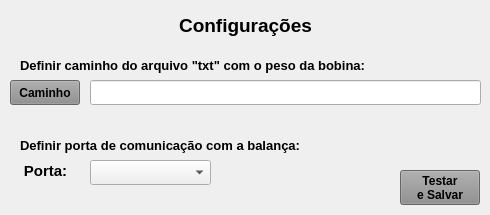
<?xml version="1.0" encoding="UTF-8"?>
<ui version="4.0">
 <class>TelaConfiguraPorta</class>
 <widget class="QMainWindow" name="TelaConfiguraPorta">
  <property name="geometry">
   <rect>
    <x>0</x>
    <y>0</y>
    <width>490</width>
    <height>215</height>
   </rect>
  </property>
  <property name="windowTitle">
   <string>Configurações</string>
  </property>
  <widget class="QWidget" name="centralwidget">
   <widget class="QComboBox" name="combo_Portas">
    <property name="geometry">
     <rect>
      <x>90</x>
      <y>160</y>
      <width>121</width>
      <height>25</height>
     </rect>
    </property>
    <property name="minimumSize">
     <size>
      <width>0</width>
      <height>25</height>
     </size>
    </property>
    <property name="maximumSize">
     <size>
      <width>16777215</width>
      <height>25</height>
     </size>
    </property>
    <property name="font">
     <font>
      <pointsize>10</pointsize>
     </font>
    </property>
   </widget>
   <widget class="QLabel" name="label_13">
    <property name="geometry">
     <rect>
      <x>10</x>
      <y>10</y>
      <width>471</width>
      <height>31</height>
     </rect>
    </property>
    <property name="font">
     <font>
      <pointsize>14</pointsize>
      <weight>75</weight>
      <bold>true</bold>
     </font>
    </property>
    <property name="text">
     <string>Configurações</string>
    </property>
    <property name="alignment">
     <set>Qt::AlignCenter</set>
    </property>
   </widget>
   <widget class="QLabel" name="label_11">
    <property name="geometry">
     <rect>
      <x>10</x>
      <y>160</y>
      <width>71</width>
      <height>21</height>
     </rect>
    </property>
    <property name="font">
     <font>
      <pointsize>11</pointsize>
      <weight>75</weight>
      <bold>true</bold>
     </font>
    </property>
    <property name="text">
     <string>Porta:</string>
    </property>
    <property name="alignment">
     <set>Qt::AlignCenter</set>
    </property>
   </widget>
   <widget class="QPushButton" name="btn_Salvar">
    <property name="geometry">
     <rect>
      <x>400</x>
      <y>170</y>
      <width>80</width>
      <height>35</height>
     </rect>
    </property>
    <property name="minimumSize">
     <size>
      <width>80</width>
      <height>35</height>
     </size>
    </property>
    <property name="maximumSize">
     <size>
      <width>80</width>
      <height>35</height>
     </size>
    </property>
    <property name="font">
     <font>
      <pointsize>9</pointsize>
      <weight>75</weight>
      <bold>true</bold>
     </font>
    </property>
    <property name="cursor">
     <cursorShape>PointingHandCursor</cursorShape>
    </property>
    <property name="styleSheet">
     <string notr="true">background-color: rgb(141, 141, 141);</string>
    </property>
    <property name="text">
     <string>Testar
e Salvar</string>
    </property>
   </widget>
   <widget class="QLineEdit" name="line_Caminho">
    <property name="geometry">
     <rect>
      <x>90</x>
      <y>80</y>
      <width>391</width>
      <height>25</height>
     </rect>
    </property>
    <property name="minimumSize">
     <size>
      <width>0</width>
      <height>25</height>
     </size>
    </property>
    <property name="maximumSize">
     <size>
      <width>16777215</width>
      <height>25</height>
     </size>
    </property>
    <property name="font">
     <font>
      <pointsize>10</pointsize>
     </font>
    </property>
   </widget>
   <widget class="QPushButton" name="btn_Caminho">
    <property name="geometry">
     <rect>
      <x>10</x>
      <y>80</y>
      <width>70</width>
      <height>25</height>
     </rect>
    </property>
    <property name="minimumSize">
     <size>
      <width>70</width>
      <height>25</height>
     </size>
    </property>
    <property name="maximumSize">
     <size>
      <width>70</width>
      <height>25</height>
     </size>
    </property>
    <property name="font">
     <font>
      <pointsize>9</pointsize>
      <weight>75</weight>
      <bold>true</bold>
     </font>
    </property>
    <property name="cursor">
     <cursorShape>PointingHandCursor</cursorShape>
    </property>
    <property name="styleSheet">
     <string notr="true">background-color: rgb(141, 141, 141);</string>
    </property>
    <property name="text">
     <string>Caminho</string>
    </property>
   </widget>
   <widget class="QLabel" name="label_14">
    <property name="geometry">
     <rect>
      <x>20</x>
      <y>50</y>
      <width>411</width>
      <height>31</height>
     </rect>
    </property>
    <property name="font">
     <font>
      <pointsize>10</pointsize>
      <weight>75</weight>
      <bold>true</bold>
     </font>
    </property>
    <property name="text">
     <string>Definir caminho do arquivo &quot;txt&quot; com o peso da bobina:</string>
    </property>
    <property name="alignment">
     <set>Qt::AlignLeading|Qt::AlignLeft|Qt::AlignVCenter</set>
    </property>
   </widget>
   <widget class="QLabel" name="label_15">
    <property name="geometry">
     <rect>
      <x>20</x>
      <y>130</y>
      <width>411</width>
      <height>31</height>
     </rect>
    </property>
    <property name="font">
     <font>
      <pointsize>10</pointsize>
      <weight>75</weight>
      <bold>true</bold>
     </font>
    </property>
    <property name="text">
     <string>Definir porta de comunicação com a balança:</string>
    </property>
    <property name="alignment">
     <set>Qt::AlignLeading|Qt::AlignLeft|Qt::AlignVCenter</set>
    </property>
   </widget>
  </widget>
 </widget>
 <resources/>
 <connections/>
</ui>
